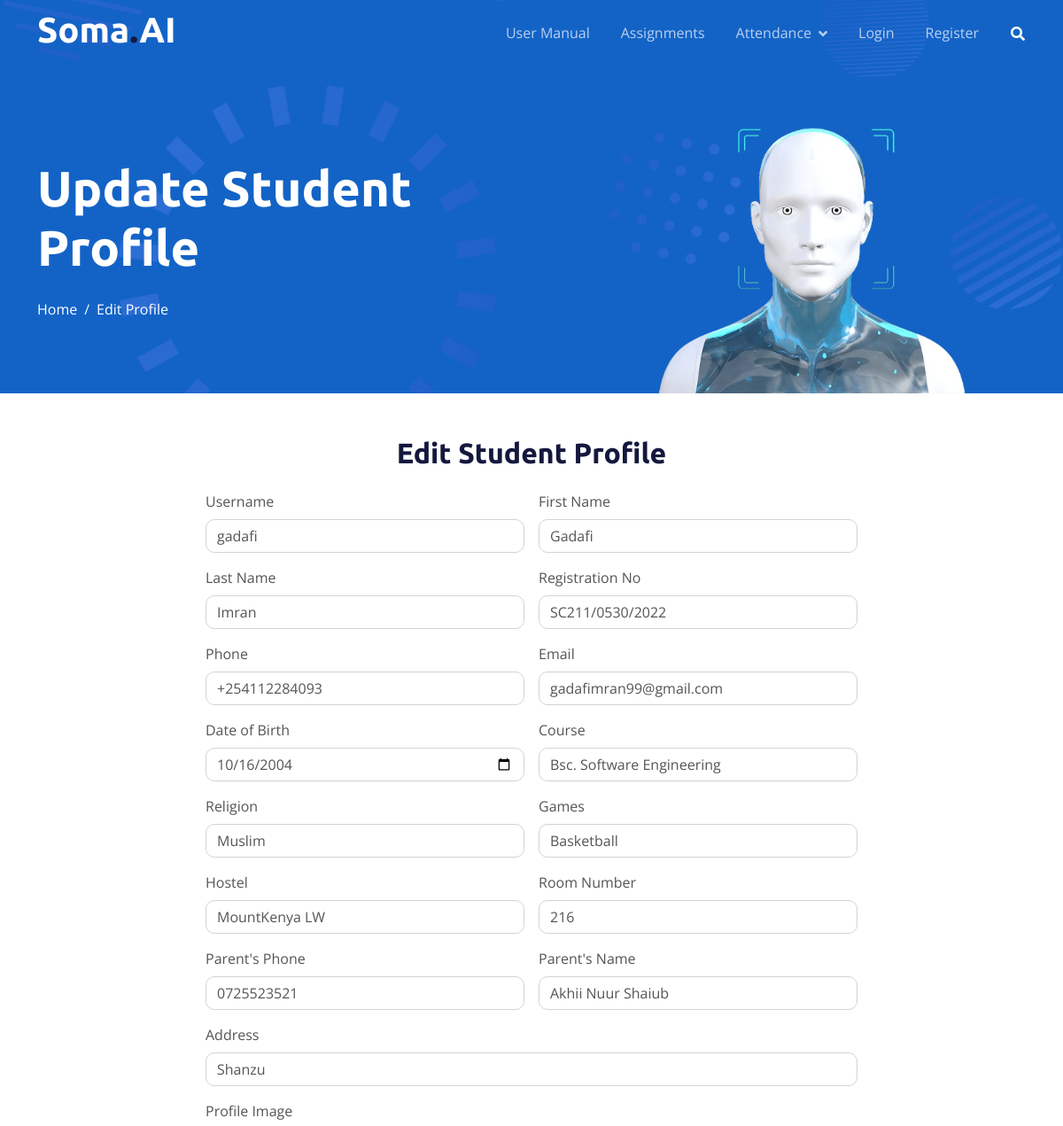
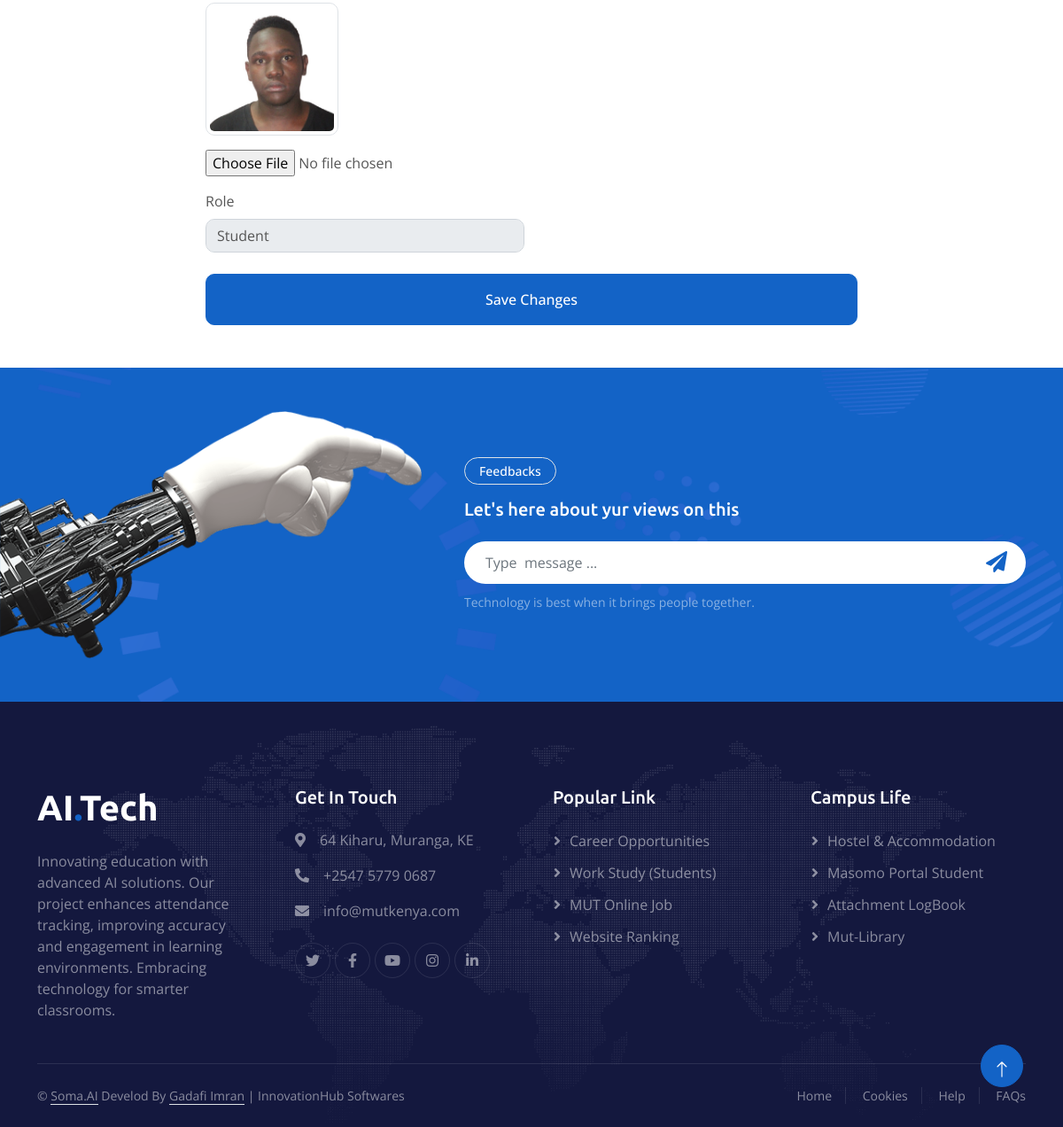
The app's page /students/update/1/ with its own data (2 pictures, top to bottom).
### attendance/models.py (models this page shows, shortened)
class StudentProfile(models.Model):
    user_name = models.CharField(max_length=300)
    first_name = models.CharField(max_length=70)
    last_name = models.CharField(max_length=70)
    reg_no = models.CharField(max_length=70)  # Registration number should be a CharField for alphanumeric codes
    phone = models.CharField(max_length=15)  # Using CharField to accommodate special characters like '+'
    email = models.EmailField()
    dob = models.DateField()  # Date of birth
    course = models.CharField(max_length=200)
    religion = models.CharField(max_length=70)
    games = models.CharField(max_length=70)
    hostel = models.CharField(max_length=70)
    room_no = models.CharField(max_length=70)
    year = models.CharField(max_length=70 ,null=True, blank=False)
    fee_balance = models.CharField(max_length=70,null=True, blank=False)
    parents_phone = models.CharField(max_length=15)  # CharField for phone
    parents_name = models.CharField(max_length=70)
    address = models.CharField(max_length=100)  # Increased length for more flexibility
    role = models.CharField(choices=ROLES, max_length=20, null=True, blank=False, default='student')
    image = models.ImageField(upload_to='profile_images/',null=True, blank=False)
    updated = models.DateTimeField(auto_now=True)

### attendance/views.py (the view)
# urls.py: path('students/update/<int:pk>/', views.student_profile_update, name='student_profile_update'),
def student_profile_update(request, pk):
    student = get_object_or_404(StudentProfile, pk=pk)
    if request.method == 'POST':
        form = StudentProfileForm(request.POST, request.FILES, instance=student)
        if form.is_valid():
            form.save()
            return redirect('student_profile_list')
    else:
        form = StudentProfileForm(instance=student)
    return render(request, 'profiles/student_profile_form.html', {'form': form, 'student': student})

### attendance/forms.py
class StudentProfileForm(forms.ModelForm):
    class Meta:
        model = StudentProfile
        fields = [
            'user_name', 'first_name', 'last_name', 'reg_no', 'phone', 'email',
            'dob', 'course', 'religion', 'games', 'hostel', 'room_no',
            'parents_phone', 'parents_name', 'address', 'image', 'role'
        ]
        widgets = {
            'dob': forms.DateInput(attrs={'type': 'date', 'class': 'form-control'}),
            'role': forms.Select(attrs={'class': 'form-control'}),
            'image': forms.ClearableFileInput(attrs={'class': 'form-control-file'}),
        }

### templates/profiles/student_profile_form.html (shortened to what this page needs)
{% extends 'base.html' %}
{% load static %}
{% block content %}
    <div class="container-fluid pt-5 bg-primary hero-header">
        <div class="container pt-5">
            <div class="row g-5 pt-5">
                <div class="col-lg-6 align-self-center text-center text-lg-start mb-lg-5">
                    {% if form.instance.pk %}
                    <h1 class="display-4 text-white mb-4 animated slideInRight">Update Student Profile</h1>
                    {% else %}
                    <h1 class="display-4 text-white mb-4 animated slideInRight">Add Student Profile</h1>
                    {% endif %}
                    <nav aria-label="breadcrumb">
                        <ol class="breadcrumb justify-content-center justify-content-lg-start mb-0">
                            <li class="breadcrumb-item"><a class="text-white" href="#">Home</a></li>
                            <li class="breadcrumb-item text-white active" aria-current="page">Edit Profile</li>
                        </ol>
                    </nav>
                </div>
                <div class="col-lg-6 align-self-end text-center text-lg-end">
                    <img class="img-fluid" src="{% static 'img/hero-img.png' %}" alt="" style="max-height: 300px;">
                </div>
            </div>
        </div>
    </div>
    <div class="container py-5">
        <div class="row justify-content-center">
            <div class="col-lg-8">
                {% if form.instance.pk %}<h2 class="text-center mb-4"> Edit Student Profile </h2>{% else %}<h2 class="text-center mb-4">Add Student Profile  </h2>{% endif %}
                <div class="wow fadeIn" data-wow-delay="0.1s">
                    <form method="POST" enctype="multipart/form-data">
                        <div class="row g-3">
                            <div class="col-md-6">
                                <label for="user_name" class="form-label">Username</label>
                                <input type="text" class="form-control" id="user_name" name="user_name" value="{{ form.user_name.value }}" required>
                            </div>
                            <div class="col-md-6">
                                <label for="first_name" class="form-label">First Name</label>
                                <input type="text" class="form-control" id="first_name" name="first_name" value="{{ form.first_name.value }}" required>
                            </div>
                            <div class="col-md-6">
                                <label for="last_name" class="form-label">Last Name</label>
                                <input type="text" class="form-control" id="last_name" name="last_name" value="{{ form.last_name.value }}" required>
                            </div>
                            <div class="col-md-6">
                                <label for="reg_no" class="form-label">Registration No</label>
                                <input type="text" class="form-control" id="reg_no" name="reg_no" value="{{ form.reg_no.value }}" required>
                            </div>
                            <div class="col-md-6">
                                <label for="phone" class="form-label">Phone</label>
                                <input type="text" class="form-control" id="phone" name="phone" value="{{ form.phone.value }}" required>
                            </div>
                            <div class="col-md-6">
                                <label for="email" class="form-label">Email</label>
                                <input type="email" class="form-control" id="email" name="email" value="{{ form.email.value }}" required>
                            </div>
                            <div class="col-md-6">
                                <label for="dob" class="form-label">Date of Birth</label>
                                {{ form.dob }}
                            </div>
                            <div class="col-md-6">
                                <label for="course" class="form-label">Course</label>
                                <input type="text" class="form-control" id="course" name="course" value="{{ form.course.value }}" required>
                            </div>
                            <div class="col-md-6">
                                <label for="religion" class="form-label">Religion</label>
                                <input type="text" class="form-control" id="religion" name="religion" value="{{ form.religion.value }}" required>
                            </div>
                            <div class="col-md-6">
                                <label for="games" class="form-label">Games</label>
                                <input type="text" class="form-control" id="games" name="games" value="{{ form.games.value }}" required>
                            </div>
                            <div class="col-md-6">
                                <label for="hostel" class="form-label">Hostel</label>
                                <input type="text" class="form-control" id="hostel" name="hostel" value="{{ form.hostel.value }}" required>
                            </div>
                            <div class="col-md-6">
                                <label for="room_no" class="form-label">Room Number</label>
                                <input type="text" class="form-control" id="room_no" name="room_no" value="{{ form.room_no.value }}" required>
                            </div>
                            <div class="col-md-6">
                                <label for="parents_phone" class="form-label">Parent's Phone</label>
                                <input type="text" class="form-control" id="parents_phone" name="parents_phone" value="{{ form.parents_phone.value }}" required>
                            </div>
                            <div class="col-md-6">
                                <label for="parents_name" class="form-label">Parent's Name</label>
                                <input type="text" class="form-control" id="parents_name" name="parents_name" value="{{ form.parents_name.value }}" required>
                            </div>
                            <div class="col-md-12">
                                <label for="address" class="form-label">Address</label>
                                <input type="text" class="form-control" id="address" name="address" value="{{ form.address.value }}" required>
                            </div>
                            <div class="col-md-12">
                                <label for="image" class="form-label">Profile Image</label>
                                {% if student.image %}
                                    <div class="mb-3">
                                        <img src="{{ student.image.url }}" alt="Profile Image" class="img-thumbnail" style="max-width: 150px;">
                                    </div>
                                {% else %}
                                    <p>No profile image uploaded yet.</p>
                                {% endif %}
                                <input type="file" class="form-control-file" id="image" name="image">
                            </div>
                            <div class="col-md-6">
                                <label for="role" class="form-label">Role</label>
                                   {{ form.role }}
                            </div>
                            <div class="col-12 mt-4">
                                <button type="submit" class="btn btn-primary w-100 py-3">Save Changes</button>
                            </div>
                        </div>
                    </form>
                </div>
            </div>
        </div>
    </div>
{% endblock %}

### static/css/style.css (style rules this page uses)
:root { --primary: #1363C6; --secondary: #15ACE1; --light: #F4F7FE; --dark: #14183E; }
h1, h2, h3, .fw-bold { font-weight: 700 !important; }
.btn { font-weight: 500; transition: .5s; }
.hero-header { margin-top: -75px; background: url(../img/bg-hero.png) center center no-repeat; background-size: cover; }
.hero-header .breadcrumb-item+.breadcrumb-item::before { color: var(--light); }

### records on screen
StudentProfile: user_name "gadafi", first_name "Gadafi", last_name "Imran", reg_no "SC211/0530/2022", phone "+254112284093", email "gadafimran99@gmail.com", dob "10/16/2004", course "Bsc. Software Engineering", religion "Muslim", games "Basketball", hostel "MountKenya LW", room_no "216", parents_phone "0725523521", parents_name "Akhii Nuur Shaiub", address "Shanzu", image (picture), role "Student"
